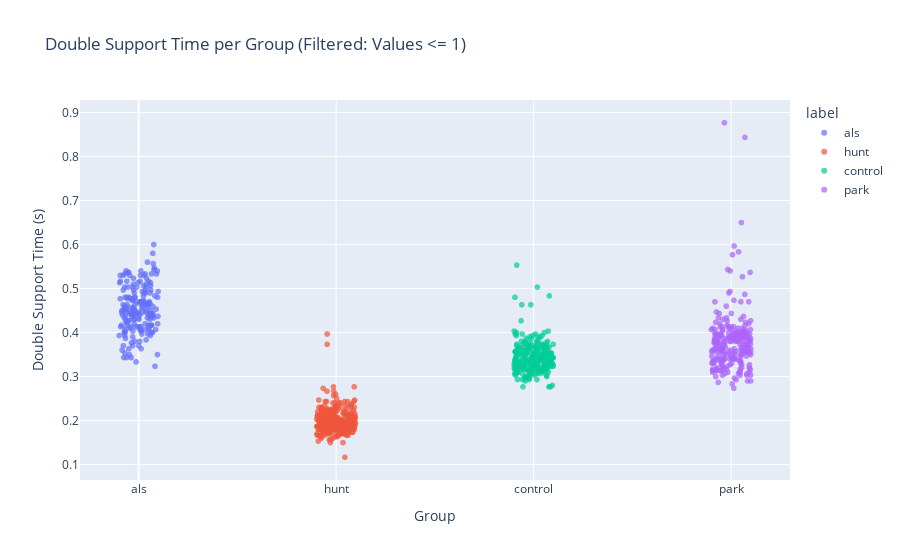

The notebook cell this image was saved under:
### Code cell
import plotly.express as px
import pandas as pd
import numpy as np

# Combine the individual DataFrames for each group into one DataFrame.
df_all = pd.concat([
    df_double_support_als,
    df_double_support_hunt,
    df_double_support_control,
    df_double_support_park
], ignore_index=True)

# Filter out rows with Double Support Time above 1.
df_all = df_all[df_all['Double Support Time'] <= 1]

# Map each group to a numeric value for the x-axis.
group_mapping = {'als': 0, 'hunt': 1, 'control': 2, 'park': 3}
df_all['group_numeric'] = df_all['label'].map(group_mapping)

# Add a small horizontal jitter to avoid overlapping dots.
df_all['jitter'] = df_all['group_numeric'] + np.random.uniform(-0.1, 0.1, size=len(df_all))

# Create the scatter plot using Plotly Express.
fig = px.scatter(
    df_all,
    x='jitter',
    y='Double Support Time',
    color='label',
    opacity=0.7,
    title="Double Support Time per Group (Filtered: Values <= 1)",
    labels={'jitter': 'Group', 'Double Support Time': 'Double Support Time (s)'}
)

# Adjust the x-axis ticks to show group names.
fig.update_xaxes(
    tickmode='array',
    tickvals=[0, 1, 2, 3],
    ticktext=['als', 'hunt', 'control', 'park']
)

fig.show()

### Figure 1 — Plotly figure (JSON) as saved in the notebook; plotly's stock layout.template omitted (floating-point values rounded to 4 significant figures; data arrays with more than 128 entries replaced by an {"elided": "..."} marker saying what was removed)
{"data": [{"hovertemplate": "label=als<br>Group=%{x}<br>Double Support Time (s)=%{y}<extra></extra>", "legendgroup": "als", "marker": {"color": "#636efa", "opacity": 0.7, "symbol": "circle"}, "mode": "markers", "name": "als", "showlegend": true, "type": "scattergl", "x": {"elided": "191 float values"}, "xaxis": "x", "y": {"elided": "191 float values"}, "yaxis": "y"}, {"hovertemplate": "label=hunt<br>Group=%{x}<br>Double Support Time (s)=%{y}<extra></extra>", "legendgroup": "hunt", "marker": {"color": "#EF553B", "opacity": 0.7, "symbol": "circle"}, "mode": "markers", "name": "hunt", "showlegend": true, "type": "scattergl", "x": {"elided": "310 float values"}, "xaxis": "x", "y": {"elided": "310 float values"}, "yaxis": "y"}, {"hovertemplate": "label=control<br>Group=%{x}<br>Double Support Time (s)=%{y}<extra></extra>", "legendgroup": "control", "marker": {"color": "#00cc96", "opacity": 0.7, "symbol": "circle"}, "mode": "markers", "name": "control", "showlegend": true, "type": "scattergl", "x": {"elided": "259 float values"}, "xaxis": "x", "y": {"elided": "259 float values"}, "yaxis": "y"}, {"hovertemplate": "label=park<br>Group=%{x}<br>Double Support Time (s)=%{y}<extra></extra>", "legendgroup": "park", "marker": {"color": "#ab63fa", "opacity": 0.7, "symbol": "circle"}, "mode": "markers", "name": "park", "showlegend": true, "type": "scattergl", "x": {"elided": "245 float values"}, "xaxis": "x", "y": {"elided": "245 float values"}, "yaxis": "y"}], "layout": {"legend": {"title": {"text": "label"}, "tracegroupgap": 0}, "title": {"text": "Double Support Time per Group (Filtered: Values <= 1)"}, "xaxis": {"anchor": "y", "domain": [0, 1], "tickmode": "array", "ticktext": ["als", "hunt", "control", "park"], "tickvals": [0, 1, 2, 3], "title": {"text": "Group"}}, "yaxis": {"anchor": "x", "domain": [0, 1], "title": {"text": "Double Support Time (s)"}}}}
